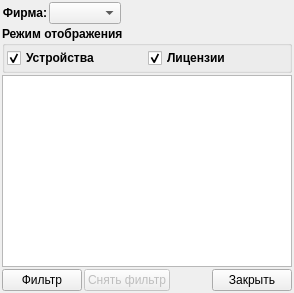
<?xml version="1.0" encoding="UTF-8"?>
<ui version="4.0">
 <class>JournalHistoryMoved</class>
 <widget class="QWidget" name="JournalHistoryMoved">
  <property name="minimumSize">
   <size>
    <width>200</width>
    <height>200</height>
   </size>
  </property>
  <property name="windowTitle">
   <string>Журнал истории перемещений</string>
  </property>
  <property name="windowIcon">
   <iconset resource="../icons.qrc">
    <normaloff>:/32x32/journal/ico/journal_32x32.png</normaloff>:/32x32/journal/ico/journal_32x32.png</iconset>
  </property>
  <layout class="QVBoxLayout" name="verticalLayout">
   <property name="spacing">
    <number>2</number>
   </property>
   <property name="leftMargin">
    <number>2</number>
   </property>
   <property name="topMargin">
    <number>2</number>
   </property>
   <property name="rightMargin">
    <number>2</number>
   </property>
   <property name="bottomMargin">
    <number>2</number>
   </property>
   <item>
    <layout class="QHBoxLayout" name="horizontalLayout_4">
     <item>
      <layout class="QHBoxLayout" name="horizontalLayout_3">
       <property name="spacing">
        <number>2</number>
       </property>
       <item>
        <widget class="QLabel" name="label">
         <property name="font">
          <font>
           <weight>75</weight>
           <bold>true</bold>
          </font>
         </property>
         <property name="text">
          <string>Фирма:</string>
         </property>
         <property name="alignment">
          <set>Qt::AlignRight|Qt::AlignTrailing|Qt::AlignVCenter</set>
         </property>
        </widget>
       </item>
       <item>
        <widget class="QComboBox" name="organization"/>
       </item>
      </layout>
     </item>
     <item>
      <spacer name="horizontalSpacer_2">
       <property name="orientation">
        <enum>Qt::Horizontal</enum>
       </property>
       <property name="sizeHint" stdset="0">
        <size>
         <width>40</width>
         <height>20</height>
        </size>
       </property>
      </spacer>
     </item>
    </layout>
   </item>
   <item>
    <widget class="QGroupBox" name="displayMode">
     <property name="font">
      <font>
       <weight>75</weight>
       <bold>true</bold>
      </font>
     </property>
     <property name="title">
      <string>Режим отображения</string>
     </property>
     <layout class="QHBoxLayout" name="horizontalLayout_2">
      <property name="spacing">
       <number>2</number>
      </property>
      <property name="leftMargin">
       <number>2</number>
      </property>
      <property name="topMargin">
       <number>2</number>
      </property>
      <property name="rightMargin">
       <number>2</number>
      </property>
      <property name="bottomMargin">
       <number>2</number>
      </property>
      <item>
       <widget class="QCheckBox" name="checkDevice">
        <property name="text">
         <string>Устройства</string>
        </property>
        <property name="checked">
         <bool>true</bool>
        </property>
       </widget>
      </item>
      <item>
       <widget class="QCheckBox" name="checkLicense">
        <property name="text">
         <string>Лицензии</string>
        </property>
        <property name="checked">
         <bool>true</bool>
        </property>
       </widget>
      </item>
     </layout>
    </widget>
   </item>
   <item>
    <widget class="QTreeView" name="historyView">
     <property name="editTriggers">
      <set>QAbstractItemView::NoEditTriggers</set>
     </property>
     <property name="alternatingRowColors">
      <bool>true</bool>
     </property>
     <property name="rootIsDecorated">
      <bool>false</bool>
     </property>
     <property name="itemsExpandable">
      <bool>false</bool>
     </property>
     <property name="allColumnsShowFocus">
      <bool>true</bool>
     </property>
    </widget>
   </item>
   <item>
    <layout class="QHBoxLayout" name="horizontalLayout">
     <property name="spacing">
      <number>2</number>
     </property>
     <item>
      <widget class="QPushButton" name="buttonSetFilter">
       <property name="text">
        <string>Фильтр</string>
       </property>
       <property name="icon">
        <iconset resource="../icons.qrc">
         <normaloff>:/16x16/add/ico/add_filter_16x16.gif</normaloff>:/16x16/add/ico/add_filter_16x16.gif</iconset>
       </property>
      </widget>
     </item>
     <item>
      <widget class="QPushButton" name="buttonClearFilter">
       <property name="enabled">
        <bool>false</bool>
       </property>
       <property name="text">
        <string>Снять фильтр</string>
       </property>
       <property name="icon">
        <iconset resource="../icons.qrc">
         <normaloff>:/16x16/cancelDel/ico/del_filter_16x16.gif</normaloff>:/16x16/cancelDel/ico/del_filter_16x16.gif</iconset>
       </property>
      </widget>
     </item>
     <item>
      <spacer name="horizontalSpacer">
       <property name="orientation">
        <enum>Qt::Horizontal</enum>
       </property>
       <property name="sizeHint" stdset="0">
        <size>
         <width>40</width>
         <height>20</height>
        </size>
       </property>
      </spacer>
     </item>
     <item>
      <widget class="QPushButton" name="buttonClose">
       <property name="text">
        <string>Закрыть</string>
       </property>
       <property name="icon">
        <iconset resource="../icons.qrc">
         <normaloff>:/16x16/cancelDel/ico/button_cancel_16x16 (1).png</normaloff>:/16x16/cancelDel/ico/button_cancel_16x16 (1).png</iconset>
       </property>
      </widget>
     </item>
    </layout>
   </item>
  </layout>
 </widget>
 <resources>
  <include location="../icons.qrc"/>
 </resources>
 <connections/>
</ui>
